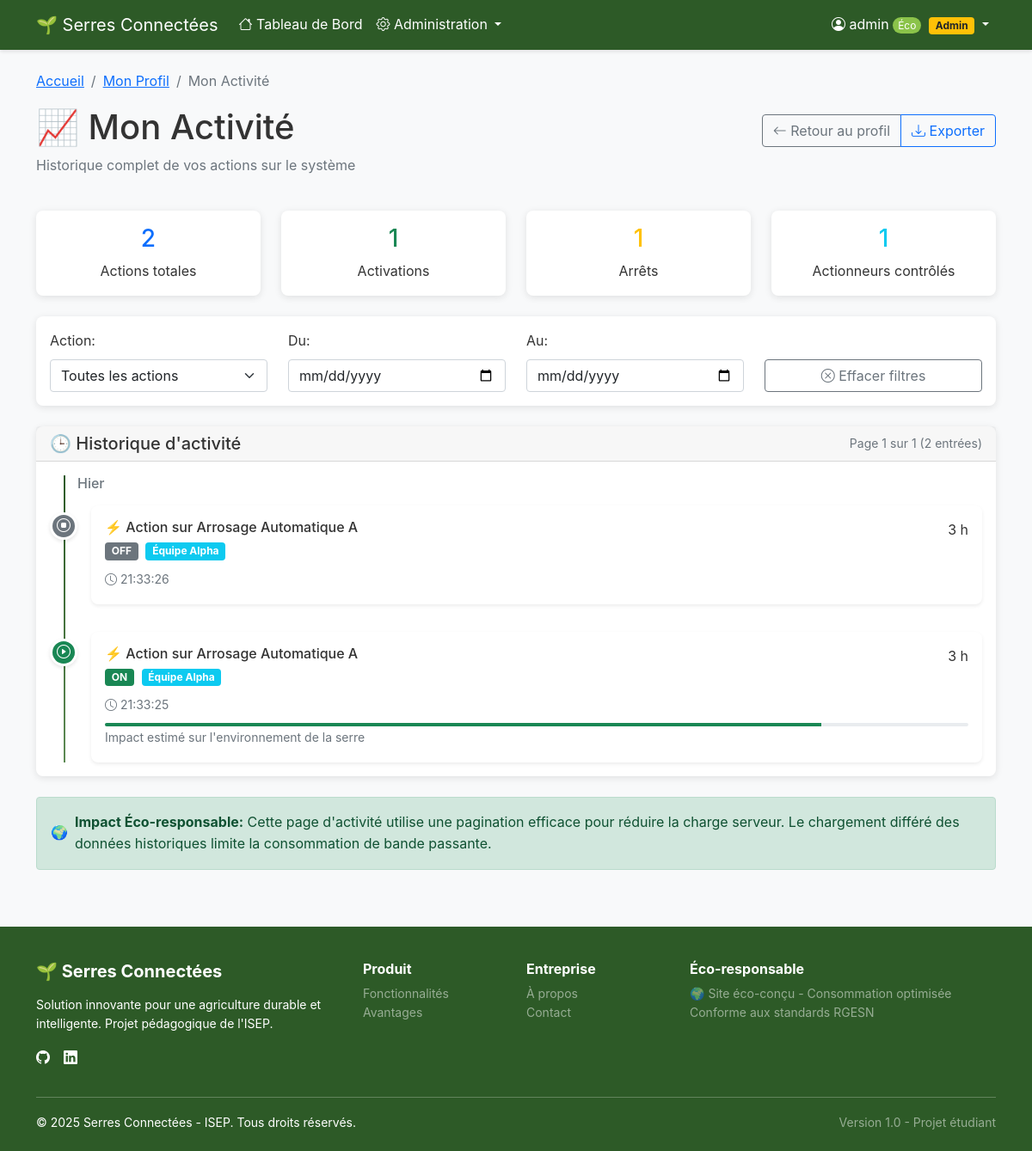
Page /?controller=profile&action=activity (signed in) on the committed database.
### tables this page shows
CREATE TABLE `actuator_logs` (
  `id` int(11) NOT NULL,
  `actionneur_id` int(11) NOT NULL,
  `action` enum('ON','OFF') NOT NULL,
  `user_id` char(36) NOT NULL,
  `timestamp` timestamp NULL DEFAULT current_timestamp()
);

CREATE TABLE `actionneurs` (
  `id` int(11) NOT NULL,
  `nom` varchar(100) NOT NULL,
  `type` varchar(50) NOT NULL,
  `team_id` int(11) DEFAULT 1,
  `is_active` tinyint(1) DEFAULT 1,
  `current_state` tinyint(1) DEFAULT 0,
  `created_at` timestamp NULL DEFAULT current_timestamp()
);

CREATE TABLE `teams` (
  `id` int(11) NOT NULL,
  `name` varchar(100) NOT NULL,
  `greenhouse_sector` varchar(50) NOT NULL
);

### views/profile/activity.php (the view, shortened to what the rows shown need)
<div class="row mb-4">
    <div class="col-12">
        <div class="d-flex justify-content-between align-items-center">
            <h1>📈 Mon Activité</h1>
        </div>
    </div>
</div>
<div class="row">
    <div class="col-12">
        <div class="card">
            <div class="card-body">
                <?php if (empty($activities)): ?>
                    <div class="text-center py-5">
                        <i class="bi bi-clock-history" style="font-size: 3rem; color: #ccc;"></i>
                        <h5 class="mt-3">Aucune activité trouvée</h5>
                        <p class="text-muted">
                            <?php if (!empty($_GET['action_filter']) || !empty($_GET['date_from'])): ?>
                                Aucune activité ne correspond aux filtres sélectionnés.
                                <br><button class="btn btn-link" onclick="clearFilters()">Effacer les filtres</button>
                            <?php else: ?>
                                Vous n'avez encore effectué aucune action sur le système.
                            <?php endif; ?>
                        </p>
                    </div>
                <?php else: ?>
                    <div class="timeline">
                        <?php
                        $currentDate = '';
                        foreach ($activities as $activity):
                            $activityDate = date('Y-m-d', strtotime($activity['timestamp']));
                            if ($currentDate !== $activityDate):
                                $currentDate = $activityDate;
                        ?>
                            <div class="timeline-date">
                                <h6 class="text-muted mb-3">
                                    <?php
                                    $date = new DateTime($activityDate);
                                    $today = new DateTime();
                                    $yesterday = new DateTime('yesterday');
                                    if ($date->format('Y-m-d') === $today->format('Y-m-d')) {
                                        echo "Aujourd'hui";
                                    } elseif ($date->format('Y-m-d') === $yesterday->format('Y-m-d')) {
                                        echo "Hier";
                                    } else {
                                        echo strftime('%A %d %B %Y', $date->getTimestamp());
                                    }
                                    ?>
                                </h6>
                            </div>
                        <?php endif; ?>
                        <div class="timeline-item">
                            <div class="timeline-marker bg-<?= $activity['action'] === 'ON' ? 'success' : 'secondary' ?>">
                                <i class="bi bi-<?= $activity['action'] === 'ON' ? 'play' : 'stop' ?>-circle text-white"></i>
                            </div>
                            <div class="timeline-content">
                                <div class="card shadow-sm">
                                    <div class="card-body">
                                        <div class="d-flex justify-content-between align-items-start">
                                            <div>
                                                <h6 class="mb-1">
                                                    <?php
                                                    $icon = '';
                                                    switch ($activity['activity_type']) {
                                                        case 'actuator_action':
                                                            $icon = '⚡';
                                                            break;
                                                    }
                                                    ?>
                                                    <?= $icon ?> Action sur <?= htmlspecialchars($activity['actuator_name']) ?>
                                                </h6>
                                                <p class="mb-2">
                                                    <span class="badge bg-<?= $activity['action'] === 'ON' ? 'success' : 'secondary' ?>">
                                                        <?= $activity['action'] ?>
                                                    </span>
                                                    <?php if (!empty($activity['team_name'])): ?>
                                                        <span class="badge bg-info ms-1">
                                                            <?= htmlspecialchars($activity['team_name']) ?>
                                                        </span>
                                                    <?php endif; ?>
                                                </p>
                                                <small class="text-muted">
                                                    <i class="bi bi-clock"></i>
                                                    <?= date('H:i:s', strtotime($activity['timestamp'])) ?>
                                                </small>
                                            </div>
                                            <div class="text-end">
                                                <?php
                                                $timeAgo = time() - strtotime($activity['timestamp']);
                                                if ($timeAgo < 60) echo "À l'instant";
                                                elseif ($timeAgo < 3600) echo floor($timeAgo/60) . " min";
                                                elseif ($timeAgo < 86400) echo floor($timeAgo/3600) . " h";
                                                else echo floor($timeAgo/86400) . " j";
                                                ?>
                                            </div>
                                        </div>
                                        <?php if ($activity['action'] === 'ON'): ?>
                                            <div class="mt-2">
                                                <div class="progress" style="height: 4px;">
                                                    <div class="progress-bar bg-success" style="width: <?= rand(20, 100) ?>%"></div>
                                                </div>
                                                <small class="text-muted">Impact estimé sur l'environnement de la serre</small>
                                            </div>
                                        <?php endif; ?>
                                    </div>
                                </div>
                            </div>
                        </div>
                        <?php endforeach; ?>
                    </div>
                <?php endif; ?>
            </div>
        </div>
    </div>
</div>

### rows in the picture
actuator_logs: shows "Hier", icon "⚡", actionneur.nom "Arrosage Automatique A", action "OFF", teams.name "Équipe Alpha", timestamp "21:33:26"
actuator_logs: icon "⚡", actionneur.nom "Arrosage Automatique A", action "ON", teams.name "Équipe Alpha", timestamp "21:33:25"

### other values in the picture
$_SESSION['username'] "admin"
$totalActivities "2"
count(array_unique(array_column($activities, 'actuator_name'))) "1"
$currentPage "1"
$totalPages "1"
count($activities) "2"
